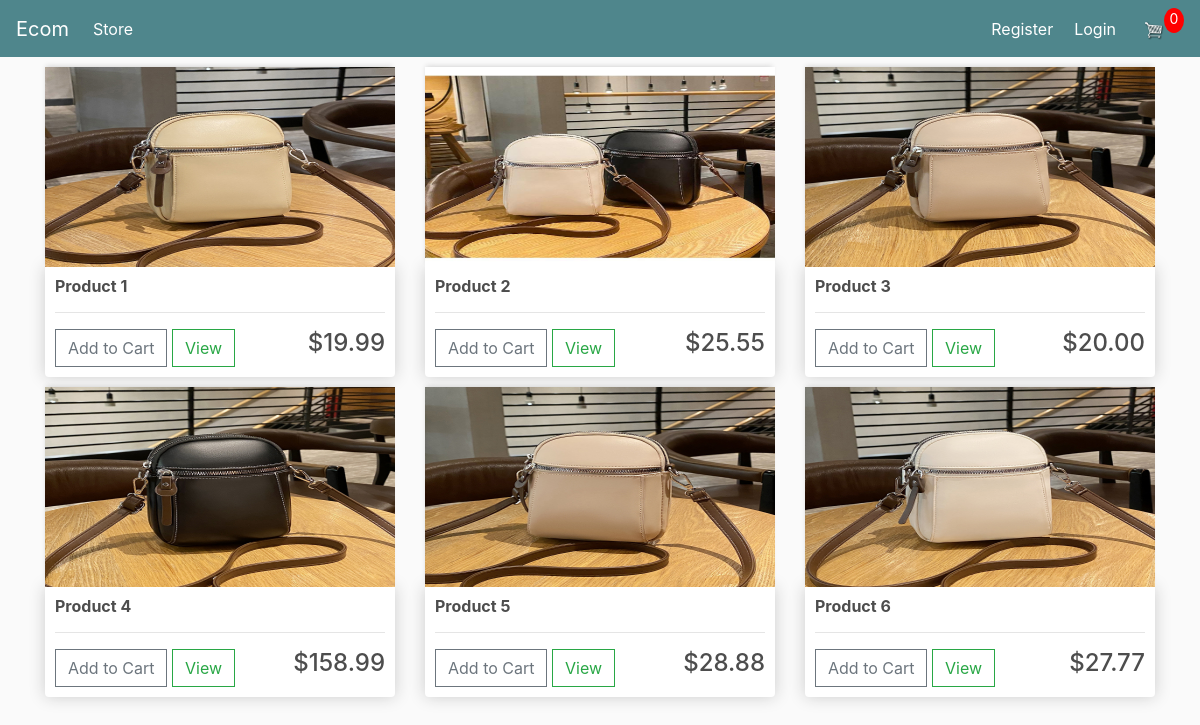
The page / on the database its author committed.
### store/models.py (models this page shows, shortened)
class Product(models.Model):
	name = models.CharField(max_length=200, null=True, blank=True)
	price = models.DecimalField(max_digits=7, decimal_places=2)
	digital = models.BooleanField(default=False, blank=True, null=True)
	image = models.ImageField(null=True, blank=True)
	@property
	def imageURL(self):
		try:
			url = self.image.url
		except:
			url = ''
		return url

### store/views.py (the view)
# urls.py: path('', include('store.urls')),
def store(request):
	data = cartData(request)
	cartItems = data['cartItems']
	products = Product.objects.all()
	context = {
		'products': products,
		'cartItems': cartItems
	}
	return render(request, 'store/store.html',context)

### store/utils.py (called while the page is built, shortened)
def cookieCart(request):
	try:
		cart = json.loads(request.COOKIES['cart'])
	except:
		cart = {}
	items = []
	order = {'get_cart_total': 0, 'get_cart_items' : 0}
	cartItems = order['get_cart_items']
	return {'cartItems': cartItems, 'items': items, 'order': order}

def cartData(request):
	if request.user.is_authenticated:
		customer = request.user.customer
		order, created = Order.objects.get_or_create(customer=customer, complete=False)
		items = order.orderitem_set.all()
		cartItems = order.get_cart_items
	else:
		cookieData = cookieCart(request)
		cartItems = cookieData['cartItems']
		order = cookieData['order']
		items = cookieData['items']
	return {'cartItems': cartItems, 'items': items, 'order': order}

### store/templates/store/store.html
{% extends 'store/main.html' %}
{% load static %}
{% block content %}
	<div class="row">
		{% for product in products %}
		<div class="col-lg-4">
			<img class = "thumbnail" src="{{ product.imageURL }}">
			<div class="box-element product">
				<h6><strong>{{product.name}}</strong></h6>
				<hr>
				<button data-product={{product.id}} data-action="add" class="btn btn-outline-secondary add-btn update-cart">Add to Cart</button>
				<a class="btn btn-outline-success" href="{% url 'product-detail' product.id %}">View</a>
				<h4 style="display: inline-block;float:right;">${{product.price|floatformat:2}}</h4>
			</div>
		</div>
		{% endfor %}
	</div>
{% endblock %}

### store/templates/store/main.html (shortened to what this page needs)
{% load static %}
<!DOCTYPE html>
<html>
<head>
	<link rel="stylesheet" href="https://stackpath.bootstrapcdn.com/bootstrap/4.4.1/css/bootstrap.min.css">
	<link rel="stylesheet" type="text/css" href="{% static 'css/main.css' %}">
</head>
<body>
	<nav class="navbar navbar-expand-lg navbar-dark bg-dark">
	  <a class="navbar-brand" href="{% url 'store' %}">Ecom</a>
	  <div class="collapse navbar-collapse" id="navbarSupportedContent">
	    <ul class="navbar-nav mr-auto">
	      <li class="nav-item active">
	        <a class="nav-link" href="{% url 'store' %}">Store <span class="sr-only">(current)</span></a>
	      </li>
	    </ul>
	    <div class="form-inline my-2 my-lg-0">
	    	{% if user.is_authenticated %}
	    		<a href="{% url 'profile' %}"class="navbar-link mr-2 text-white">Profile</a>
	    		<a href="{% url 'logout' %}"class="navbar-link mr-2 text-white">Logout</a>
	    	{% else %}
		    	<a href="{% url 'register' %}"class="navbar-link mr-2 text-white">Register</a>
		     	<a href="{% url 'login' %}"class="btn btn-link text-white">Login</a>
		    {% endif %}
	     	<a href="{% url 'cart' %}">
	    		<img  id="cart-icon" src="{% static 'images/cart.png' %}">
	    	</a>
	    	<p id="cart-total">{{cartItems}}</p>
	    </div>
	  </div>
	</nav>
	<div class= "container">
		{% block content %}
		{% endblock %}
	</div>
</body>
</html>

### static/css/main.css (style rules this page uses)
body { background-color: hsl(0, 0%, 98%); }
h1,h2,h3,h4,h5,h6 { color:hsl(0, 0%, 30%); }
.box-element { box-shadow:hsl(0, 0%, 80%) 0 0 16px; background-color: #fff; border-radius: 4px; padding: 10px; }
.thumbnail { width: 100%; height: 200px; -webkit-box-shadow: -1px -3px 5px -2px rgba(214,214,214,1); -moz-box-shadow: -1px -3px 5px -2px rgba(214,214,214,1); box-shadow: -1px -3px 5px -2px rgba(214,214,214,1); }
.product { border-radius: 0 0 4px 4px; }
.bg-dark { background-color: #4f868c!important; }
#cart-icon { width:20px; display: inline-block; margin-left: 15px; }
#cart-total { display: block; text-align: center; color:#fff; background-color: red; width: 20px; height: 25px; border-radius: 50%; font-size: 14px; }
.col-lg-4, .col-lg-6, .col-lg-8, .col-lg-12 { margin-top: 10px; }
.btn { border-radius: 0; }

### rows shown on the page
Product: imageURL (picture), name "Product 1", price "19.99"
Product: imageURL (picture), name "Product 2", price "25.55"
Product: imageURL (picture), name "Product 3", price "20.00"
Product: imageURL (picture), name "Product 4", price "158.99"
Product: imageURL (picture), name "Product 5", price "28.88"
Product: imageURL (picture), name "Product 6", price "27.77"

### other values the page prints
{{ cartItems }} "0"
